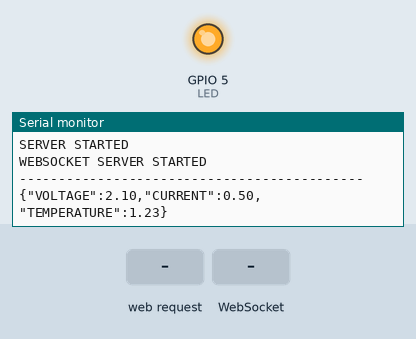
Bench run of a sketch on a simulated ESP32. Parts: output pins drawn as LEDs (lit = HIGH), the last lines printed to the serial monitor. The test bench sets the inputs (shaded band).

Above: at 1.5 s.
1.6 s: HTTP request GET / received
3.1 s: WebSocket text "{" received
At 4.0 s:
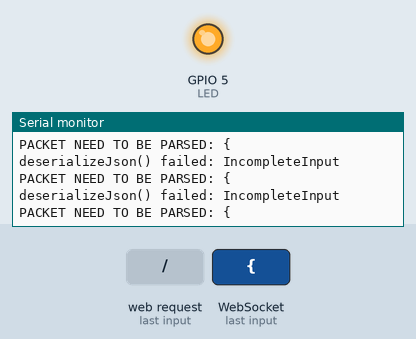
4.6 s: HTTP request GET /second-page received
6.1 s: WebSocket text "1" received
At 6.6 s:
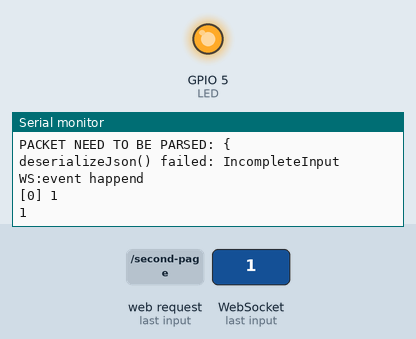

Measured:
- after the input at 3.1 s, the serial monitor: prints a new line at once (image 1)
- after the input at 6.1 s, the serial monitor: prints a new line at once (image 2)

The sketch:

CASWS.ino
```cpp
/////////////////////////////////////////////////////////////////////
// NAME          :     ESP32 Bidirectional Server
//
// Version       :     1.0.0
//
// PURPOSE       :     Test Real-Time Send and Recieve
//                     Data From/To Server and Test
//                     Different Componentes on Web Page
//
// DESCRIBTION   :     This ESP32 server has a page containing
//                     simple button, tabs, chart,
//                     string box(for send and receive), Images,
//                     table,  radio button, slider,
//                     analog guage and ...
//
// AUTHOR        :     Saeed Hosseini
//                     <saeed144.73@gmail.com>
//                     <https://github.com/S144S>
// DATE          :     14-September-2021
//
/////////////////////////////////////////////////////////////////////
/*****************************LIBRARIES*****************************/
#include <Arduino.h>

#include <WiFi.h>
#include <ESPAsyncWebServer.h>
#include <WebSocketsServer.h>
#include <ESPmDNS.h>
#include <DNSServer.h>

#include <ArduinoJson.h>

#include "Webpages.h"

/****************************CONSTANTS******************************/
#define DATA_OFFSET     1100

const char *SSID        ="CAYAN_AWS";
const char *PASS        ="12345678";
const char *DOMAIN_NAME ="casws";

const int HTTP_PORT     =80;
const int DNS_PORT      =53;
const int WS_PORT       =1337;

const int LED           =5;
const int PUSH_BUTTON   =32;
/***************************PUBLIC VARS*****************************/
int task_cnt = 0;

bool web_request_done = false;

bool new_packet = false;
String packet_data = "";

bool led_state = false;

float voltage = 0.0;
float current = 0.0;
float temperature = 0.0;
String moitoring_packet = "";
bool data_ready = false;
bool data_sent = false;
/*****************************CLASSES*******************************/
AsyncWebServer server(80);
WebSocketsServer webSocket = WebSocketsServer(1337);
DNSServer dnsServer;
IPAddress apIP(192, 168, 1, 1);

DynamicJsonDocument json_data(1024);
/****************************FUNCTIONS******************************/
void system_config();

void server_config();

void websocket_callback(byte client_num, WStype_t type,
                        byte *payload, size_t length);

void page_home_request(AsyncWebServerRequest *request);
void page_second_request(AsyncWebServerRequest *request);
void page_404_request(AsyncWebServerRequest *request);

bool packet_parser(String rec_packet);

bool apply_user_setting();

void Collect_Data();
void JSON_Creator();
void Brodcast_Data_To_Server();
/****************************MAIN BODY******************************/
void setup() {
    system_config();

    server_config();
}
/*-----------------------------------------------------------------*/
void loop() {
    webSocket.loop();
    if(new_packet)
    {
        packet_parser(packet_data);
        apply_user_setting();

    }

    if((task_cnt % DATA_OFFSET) == 0)
    {
        Collect_Data();
        if(data_ready)
        {
            JSON_Creator();
            data_ready = false;
            data_sent = true;
        }
        if(data_sent)
        {
            Brodcast_Data_To_Server();
            data_sent = false;
        }
    }

    task_cnt++;
    delay(1);
}
/*************************FUNCTIONS BODY****************************/
void system_config() {
    Serial.begin(115200);
    delay(250);

    pinMode(LED, OUTPUT);
    digitalWrite(LED, HIGH);
    pinMode(PUSH_BUTTON, INPUT);

    Serial.println("Welcome to Cayan Async Sample Web Server");
    Serial.println("           Version 1.0.0");
    Serial.println("--------------------------------------------");
}
/*-----------------------------------------------------------------*/
void server_config() {
    WiFi.mode(WIFI_AP);
    WiFi.softAPConfig(apIP, apIP, IPAddress(255, 255, 255, 0));
    WiFi.softAP(SSID, PASS);
    delay(50);
    Serial.println("SERVER CREATED SUCCESSFULLY");

    server.on("/", HTTP_GET, page_home_request);
    server.on("/second-page", HTTP_GET, page_second_request);
    server.onNotFound(page_404_request);

    server.begin();
    Serial.println("SERVER STARTED");

    webSocket.begin();
    webSocket.onEvent(websocket_callback);
    Serial.println("WEBSOCKET SERVER STARTED");
    Serial.println("--------------------------------------------");
}
/*-----------------------------------------------------------------*/
void websocket_callback(byte client_num, WStype_t type,
                        byte *payload, size_t length) {
    Serial.println("WS:event happend");
    switch(type)
    {
        // Client has disconnected
        case WStype_DISCONNECTED:
            Serial.printf("[%u] Disconnected!\n", client_num);
            break;
        // New client has connected
        case WStype_CONNECTED:
        {
            IPAddress ip = webSocket.remoteIP(client_num);
            Serial.printf("[%u] Connection from ", client_num);
            Serial.println(ip.toString());
        }
            break;
        // Handle text messages from client
        case WStype_TEXT:
            // Print out raw message
            new_packet = true;
            Serial.printf("[%u] %s\n", client_num, payload);
            packet_data = String((char*)( payload));
            Serial.println(packet_data);
            if(!packet_data.startsWith("{"))
            {
                new_packet = false;
            }
            break;
        // For everything else: do nothing
        case WStype_BIN:
        case WStype_ERROR:
        case WStype_FRAGMENT_TEXT_START:
        case WStype_FRAGMENT_BIN_START:
        case WStype_FRAGMENT:
        case WStype_FRAGMENT_FIN:
        default:
            break;
    }

    web_request_done = true;

}
/*-----------------------------------------------------------------*/
void page_home_request(AsyncWebServerRequest *request) {
  IPAddress remote_ip = request->client()->remoteIP();
  Serial.println("[" + remote_ip.toString() +
                  "] HTTP GET request of " + request->url());
  request->send_P(200, "text/html", home_page);
}
/*-----------------------------------------------------------------*/
void page_second_request(AsyncWebServerRequest *request) {
  IPAddress remote_ip = request->client()->remoteIP();
  Serial.println("[" + remote_ip.toString() +
                  "] HTTP GET request of " + request->url());
  request->send_P(200, "text/html", second_page);
}
/*-----------------------------------------------------------------*/
void page_404_request(AsyncWebServerRequest *request) {
    IPAddress remote_ip = request->client()->remoteIP();
    Serial.println("[" + remote_ip.toString() +
                  "] HTTP GET request of " + request->url());
  request->send(404, "text/html", page_not_found);
}
/*-----------------------------------------------------------------*/
bool packet_parser(String rec_packet) {
    Serial.print("PACKET NEED TO BE PARSED: ");
    Serial.println(rec_packet);
    //deserializeJson(json_data, rec_packet);
    DeserializationError error = deserializeJson(json_data, rec_packet);
    if (error)
    {
        Serial.print("deserializeJson() failed: ");
        Serial.println(error.c_str());
        return false;
    }
    led_state = json_data["LED"];
    Serial.println(led_state);
    new_packet = false;
    return true;
}
/*-----------------------------------------------------------------*/
bool apply_user_setting() {
    digitalWrite(LED, !led_state);

    return true;
}
/*-----------------------------------------------------------------*/
void Collect_Data() {
    voltage = voltage + 2.1;
    current = current + 0.5;
    temperature = temperature + 1.23;
    data_ready = true;
}
/*-----------------------------------------------------------------*/
void JSON_Creator() {
    moitoring_packet = "{\"VOLTAGE\":";
    moitoring_packet += voltage;
    moitoring_packet += ",\"CURRENT\":";
    moitoring_packet += current;
    moitoring_packet += ",\"TEMPERATURE\":";
    moitoring_packet += temperature;
    moitoring_packet += "}";
   Serial.println(moitoring_packet);
   data_sent = true;
}
/*-----------------------------------------------------------------*/
void Brodcast_Data_To_Server() {
    webSocket.broadcastTXT(moitoring_packet);
}
/*-----------------------------------------------------------------*/
```

Source omitted: Webpages.h (11664 bytes)
